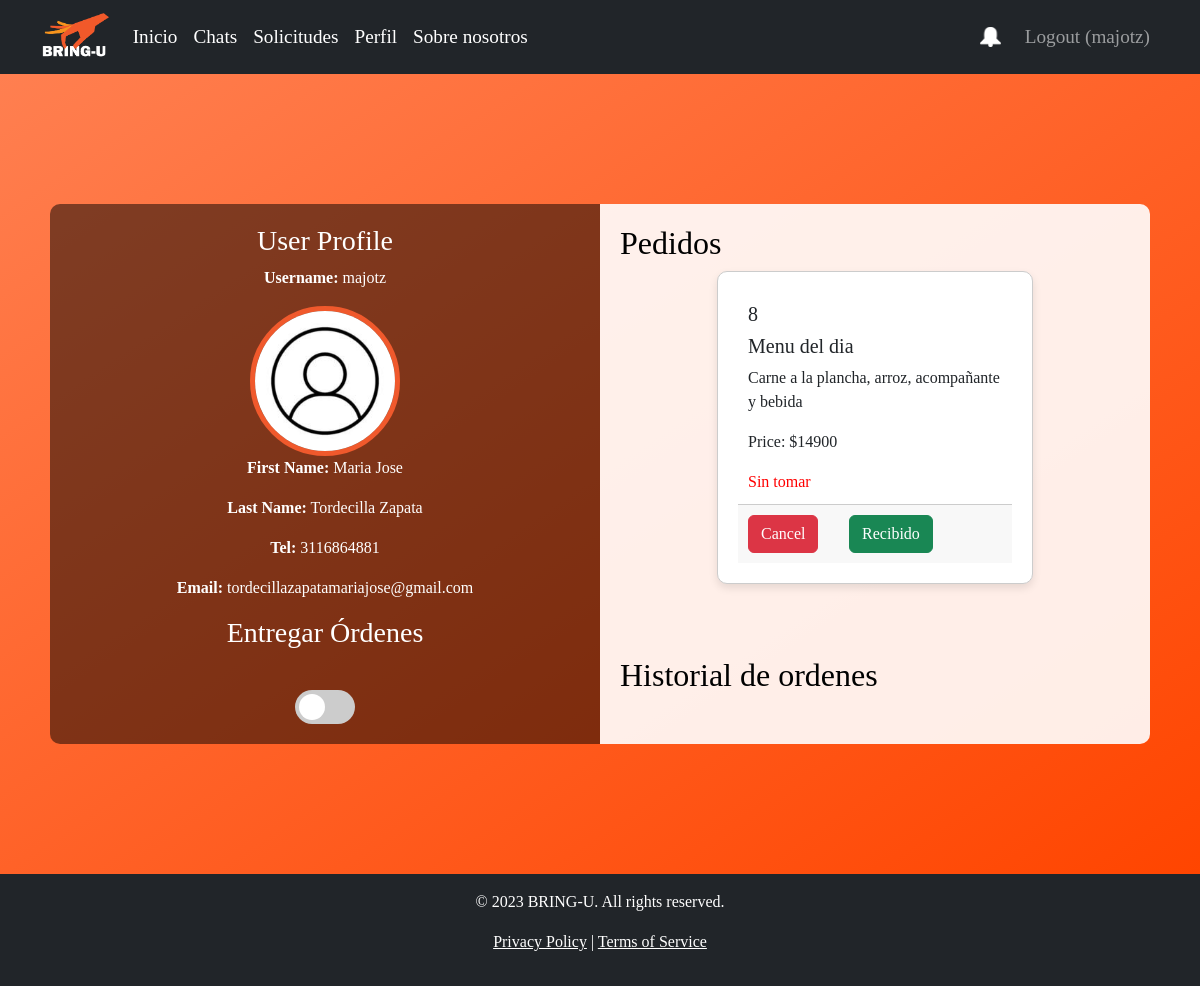
The page /profile/ (signed in) on the database as committed earlier.
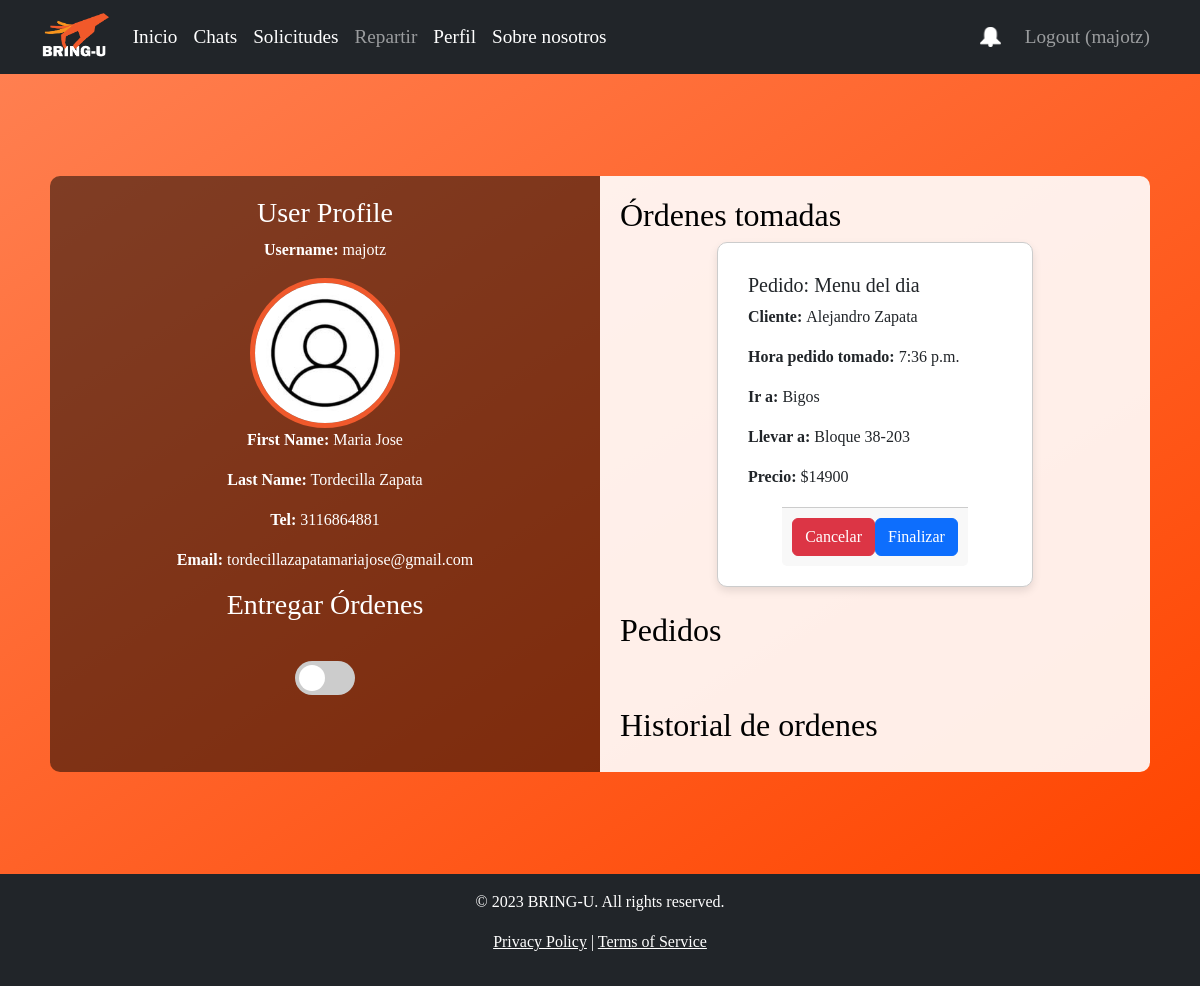
The same page on the database as committed later.
### accounts/models.py (models this page shows)
class UserProfile(AbstractUser):
    id = models.AutoField(primary_key=True)
    is_service_prov = models.BooleanField(default=False)
    first_name = models.CharField(max_length=100)
    last_name = models.CharField(max_length=100)
    username = models.CharField(max_length=15, unique=True)
    tel = models.IntegerField(null=True)
    profile_pic = models.ImageField(upload_to=upload_to, blank=True, null=True, default='photoprofile.jpg')
    email = models.EmailField()
    def __str__(self):
        return self.username

### bring_u/models.py (models this page shows)
class Request(models.Model):
    id_request = models.AutoField(primary_key=True)
    name = models.CharField(max_length=100)
    desc = models.CharField(max_length=1000)
    price = models.IntegerField()
    status = models.CharField(max_length=30, default="Sin tomar")
    delivery_location = models.CharField(max_length=250)
    desc_delivery = models.CharField(max_length=1000, null=True)
    pick_up_location = models.CharField(max_length=250, default="Pick-up location")
    desc_pick_up_location = models.CharField(max_length=1000, null=True)
    file= models.FileField(upload_to='orders_media', null=True)
    fk_id_user = models.ForeignKey(UserProfile, on_delete=models.CASCADE)
    fk_id_product = models.ForeignKey(Product, on_delete=models.SET_NULL, null=True)
    business_name = models.CharField(max_length=70, null=True)

class Delivery(models.Model):
    id_delivery = models.AutoField(primary_key=True)
    fk_id_request = models.ForeignKey(Request, on_delete=models.CASCADE)
    fk_id_client = models.ForeignKey(UserProfile, on_delete=models.CASCADE, related_name='client_deliveries', default=None)
    fk_id_delivery_man = models.ForeignKey(UserProfile, on_delete=models.CASCADE, related_name='delivery_man_deliveries')
    time = models.TimeField(auto_now=True)
    finished = models.BooleanField(default=False)

### bring_u/views.py (the view, shortened to what this page needs)
# urls.py: path('profile/', bringuViews.profile, name='profile'),
@login_required
def profile(request):
    user = request.user
    user_profile = UserProfile.objects.get(username=user)
    is_delivering = UserProfile.objects.filter(username=user, is_service_prov=True).exists() if user.is_authenticated else False
    deliveries = Delivery.objects.filter(fk_id_delivery_man=user_profile.id).exclude(finished=True)
    unread_notifications = Notification.objects.filter(is_read=False)
    user_id = user.id
    user_requests = Request.objects.filter(fk_id_user=user.id).exclude(status="Finalizado")
    context = {
        'user': user,
        'orders': user_requests,
        'is_delivering': is_delivering,
        'deliveries':deliveries,
        'unread_notifications':unread_notifications
    }
    print(request)
    return render(request, 'profile/profile_dashboard.html', context)

### bring_u/templates/profile/profile_dashboard.html (shortened to what this page needs)
{% extends "base.html" %}
{% load static %}
{% block head %}
<link rel="stylesheet" type="text/css" href="{% static 'css/main/profile_dashboard.css' %}">
{% endblock %}
{% block content %}
    <div class="container main-profile-c">
        <div id="container">
            <div class="left-profile-c">
                <h3>User Profile</h3>
                <p><strong>Username:</strong> {{ user.username }}</p>
                <img src="{{ user.profile_pic.url }}" class="profile-pic" alt="">
                <p><strong>First Name:</strong> {{ user.first_name }}</p>
                <p><strong>Last Name:</strong> {{ user.last_name }}</p>
                <p><strong>Tel:</strong> {{ user.tel }}</p>
                <p><strong>Email:</strong> {{ user.email }}</p>
                <div>
                    <form method="POST" action="/profile/" id="toggle-form">
                        <div id="container activate-delivery-c">
                            <h3 id="title">Entregar Órdenes</h3>
                            <label class="switch">
                                <span class="slider"></span>
                            </label>
                        </div>
                    </form>
                </div>
            </div>
            <div class="right-profile-c">
                {% if is_delivering %}
                <h2>Órdenes tomadas</h2>
                <div class="container">
                    <div class="row">
                        {% for delivery in deliveries %}
                        <div class="col-md-8 mb-4 mx-auto">
                            <div class="card">
                                <div class="card-body">
                                    <h5 class="card-text">Pedido: {{ delivery.fk_id_request.name}}</h5>
                                    <p class="card-text"><b>Cliente: </b> {{ delivery.fk_id_client.first_name}}
                                        {{delivery.fk_id_client.last_name }}</p>
                                    <p class="card-text"><b>Hora pedido tomado: </b> {{ delivery.time }}</p>
                                    <p class="card-text"><b>Ir a: </b> {{ delivery.fk_id_request.pick_up_location }}</p>
                                    <p class="card-text"><b>Llevar a: </b> {{ delivery.fk_id_request.delivery_location }}</p>
                                    <p class="card-title"><b>Precio: </b> ${{ delivery.fk_id_request.price }}</p>
                                </div>
                                <div class="card-footer mx-auto">
                                    <button class="btn btn-danger btn-cancel" type="button" data-bs-toggle="modal"
                                        data-bs-target="#cancelConfirmationModalDelivery{{ delivery.id_product }}">
                                        Cancelar
                                    </button>
                                    <button class="btn btn-primary btn-cancel" type="button" data-bs-toggle="modal"
                                        data-bs-target="#finishOrderConfirmationModal{{ delivery.id_product }}">
                                        Finalizar
                                    </button>
                                </div>
                            </div>
                        </div>
                        {% endfor %}
                    </div>
                </div>
                {% endif %}
                <h2>Pedidos</h2>
                <div class="container delivery-container">
                    <div class="row flex">
                        {% for order in orders %}
                        <div class="col-md-8 mb-4 mx-auto">
                            <div class="card mx-auto">
                                <div class="card-body">
                                    <h5 class="card-title">{{ order.id_request }}</h5>
                                    <h5 class="card-title">{{ order.name }}</h5>
                                    <p class="card-text">{{ order.desc }}</p>
                                    <p class="card-text">Price: ${{ order.price }}</p>
                                    <p class="card-text" style="color: {% if order.status == 'Tomado' %}blue{% else %}red{% endif %}">{{ order.status }}</p>
                                </div>
                                <div class="card-footer">
                                    <div class="row">
                                        <div class="col-md-6">
                                            <button class="btn btn-danger btn-cancel" type="button" data-bs-toggle="modal"
                                                data-bs-target="#cancelConfirmationModalOrder{{ order.id_product }}">
                                                Cancel
                                            </button>
                                        </div>
                                        <div class="col-md-6">
                                            <button class="btn btn-primary btn-success" type="button" data-bs-toggle="modal"
                                                data-bs-target="#confirmOrderReceivedModal{{ order.id_product }}">
                                                Recibido
                                            </button>
                                        </div>
                                    </div>
                                </div>
                                </div>
                            </div>
                            {% endfor %}
                        </div>
                    </div>
                    <br>
                    <br>
                    <h2>Historial de ordenes</h2>
                </div>
            </div>
        </div>
{% endblock %}

### bring_u/templates/base.html (shortened to what this page needs)
<!DOCTYPE html>
<html lang="en">
<head>
    {% load static %}
    <link href="https://cdn.jsdelivr.net/npm/bootstrap@5.3.1/dist/css/bootstrap.min.css" rel="stylesheet">
    <link rel="stylesheet" type="text/css" href="{% static 'css/base.css' %}">
    <link rel="stylesheet" href="https://cdnjs.cloudflare.com/ajax/libs/normalize/5.0.0/normalize.min.css">
    <link rel='stylesheet' href='https://cdnjs.cloudflare.com/ajax/libs/cropper/2.3.4/cropper.min.css'>
    {% block head %}{% endblock %}
</head>
<body>
    <header>
        <nav class="navbar navbar-expand-lg navbar-dark bg-dark">
            <div class="container d-flex">
                <a class="navbar-brand pr-4 logo" href="/"><img src="/media/logo.png" alt="" height="48px"></a>
                <div class="collapse navbar-collapse" id="navbarNav">
                    <ul class="navbar-nav me-auto">
                        <li class="nav-item">
                            <a class="nav-link" href="/" style="color: white">Inicio</a>
                        </li>
                        <li class="nav-item">
                            <a class="nav-link" href="/chat" style="color: white">Chats</a>
                        </li>
                        <li class="nav-item">
                            <a class="nav-link" href="/request" style="color: white">Solicitudes</a>
                        </li>
                        {% if is_delivering %}
                        <li class="nav-item">
                            <a class="nav-link" href="/available_orders">Repartir</a>
                        </li>
                        {% endif %}
                        {% if user.is_authenticated %}
                        <li class="nav-item">
                            <a class="nav-link" href="/profile" style="color: white">Perfil</a>
                        </li>
                        {% endif %}
                        <li class="nav-item">
                            <a class="nav-link" href="/about_us" style="color: white">Sobre nosotros</a>
                        </li>
                    </ul>
                    <ul class="navbar-nav ms-auto">
                        {% if user.is_authenticated %}
                        {% if unread_notifications %}
                        <a class="navbar-brand pr-4 logo" href="{% url 'notifications' %}"><img
                                src="/media/bell-nonread.png" alt="" height="20px"></a>
                        {% else %}
                        <a class="navbar-brand pr-4 logo" href="{% url 'notifications' %}"><img src="/media/bell.png"
                                alt="" height="20px"></a>
                        {% endif %}
                        <li class="nav-item">
                            <a class="nav-link" href="{% url 'logoutaccount' %}">Logout ({{ user.username }})</a>
                        </li>
                        {% endif %}
                    </ul>
                </div>
            </div>
        </nav>
    </header>
    <main>
        {% block content %}
        {% endblock %}
    </main>
    <footer class="bg-dark text-white text-center py-3">
        <div class="container">
            <p>&copy; 2023 BRING-U. All rights reserved.</p>
            <p>
                <a href="/privacy-policy" class="text-white">Privacy Policy</a> |
                <a href="/terms-of-service" class="text-white">Terms of Service</a>
            </p>
        </div>
    </footer>
</body>
</html>

### static/css/base.css (style rules this page uses)
* { font-family: 'Franklin Gothic'; }
html, body { margin: 0; padding: 0; height: 100%; width: 100%; }
header > nav { font-size: 1.2em; }

### static/css/main/profile_dashboard.css (style rules this page uses)
html, body { margin: 0; padding: 0; height: 100%; width: 100%; }
main { min-height: 100vh; width: 100%; display: flex; justify-content: center; align-items: center; background-color: #FFA500; background-image: linear-gradient(to bottom right, #FF7F50, #FF4500); }
.main-profile-c { color: white; width: 100%; height: 100%; padding: 20px; display: flex; flex-direction: column; }
#container { display: flex; flex-direction: row; width: 100%; height: 100%; }
.left-profile-c, .right-profile-c { flex: 1; padding: 20px; box-sizing: border-box; }
.left-profile-c { background-color: rgba(0, 0, 0, 0.5); border-radius: 10px 0 0 10px; text-align: center; }
.profile-pic { width: 150px; height: auto; border-radius: 50%; border: 5px solid #F0592C; }
.switch { position: relative; display: inline-block; width: 60px; height: 34px; }
.slider { position: absolute; cursor: pointer; top: 0; left: 0; right: 0; bottom: 0; background-color: #ccc; transition: .4s; border-radius: 34px; }
.slider:before { position: absolute; content: ""; height: 26px; width: 26px; left: 4px; bottom: 4px; background-color: white; transition: .4s; border-radius: 50%; }
.right-profile-c { background-color: rgba(255, 255, 255, 0.9); border-radius: 0 10px 10px 0; color: black; overflow-y: scroll; }
#title { margin-bottom: 40px; }
.card { border: 1px solid #ccc; border-radius: 10px; padding: 20px; background-color: #fff; box-shadow: 0 4px 8px rgba(0, 0, 0, 0.1); }
.card-body { padding: 10px; }
.card-footer { display: flex; justify-content: space-between; padding: 10px; border-top: 1px solid #ccc; }

Rows that differ between the two databases and show on the page:
removed Request: id_request "8", name "Menu del dia", desc "Carne a la plancha, arroz, acompañante y bebida", price "14900", status "Sin tomar"
added Delivery: fk_id_request.name "Menu del dia", fk_id_client.first_name "Alejandro", fk_id_client.last_name "Zapata", time "7:36 p.m.", fk_id_request.pick_up_location "Bigos", fk_id_request.delivery_location "Bloque 38-203", fk_id_request.price "14900"
Other text that changed with them:
text now shown: "Repartir Órdenes tomadas"
